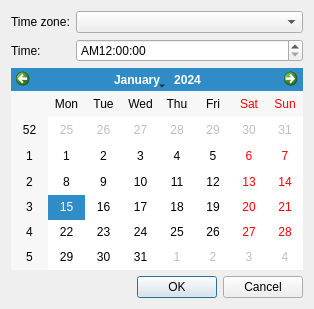
<?xml version="1.0" encoding="UTF-8"?>
<ui version="4.0">
 <class>TimeAdminDialog</class>
 <widget class="QDialog" name="TimeAdminDialog">
  <property name="geometry">
   <rect>
    <x>0</x>
    <y>0</y>
    <width>314</width>
    <height>309</height>
   </rect>
  </property>
  <property name="windowTitle">
   <string>Time and Date Settings</string>
  </property>
  <layout class="QFormLayout" name="formLayout">
   <item row="0" column="0">
    <widget class="QLabel" name="label">
     <property name="text">
      <string>Time zone:</string>
     </property>
    </widget>
   </item>
   <item row="0" column="1">
    <widget class="QComboBox" name="timeZone"/>
   </item>
   <item row="1" column="0">
    <widget class="QLabel" name="label_2">
     <property name="text">
      <string>Time:</string>
     </property>
    </widget>
   </item>
   <item row="1" column="1">
    <widget class="QTimeEdit" name="time">
     <property name="displayFormat">
      <string>APh:mm:ss</string>
     </property>
    </widget>
   </item>
   <item row="2" column="0" colspan="2">
    <widget class="QCalendarWidget" name="calendar"/>
   </item>
   <item row="3" column="0" colspan="2">
    <widget class="QDialogButtonBox" name="buttonBox">
     <property name="standardButtons">
      <set>QDialogButtonBox::Cancel|QDialogButtonBox::Ok</set>
     </property>
    </widget>
   </item>
  </layout>
 </widget>
 <resources/>
 <connections>
  <connection>
   <sender>buttonBox</sender>
   <signal>accepted()</signal>
   <receiver>TimeAdminDialog</receiver>
   <slot>accept()</slot>
   <hints>
    <hint type="sourcelabel">
     <x>174</x>
     <y>285</y>
    </hint>
    <hint type="destinationlabel">
     <x>1</x>
     <y>228</y>
    </hint>
   </hints>
  </connection>
  <connection>
   <sender>buttonBox</sender>
   <signal>rejected()</signal>
   <receiver>TimeAdminDialog</receiver>
   <slot>reject()</slot>
   <hints>
    <hint type="sourcelabel">
     <x>278</x>
     <y>285</y>
    </hint>
    <hint type="destinationlabel">
     <x>311</x>
     <y>272</y>
    </hint>
   </hints>
  </connection>
 </connections>
</ui>
